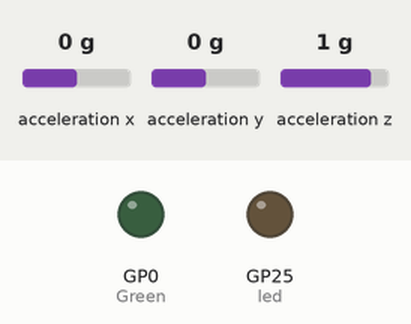
Simulated run of this program. Board: Raspberry Pi Pico running CircuitPython. Parts: output pins drawn as LEDs (lit = HIGH). Inputs (shaded band) come from the test bench; at power-on: acceleration x 0 g, acceleration y 0 g, acceleration z 1 g. Files the program writes start out absent.

Above: at 1.3 s.
1.4 s: acceleration x set to -0.8 g
3.1 s: acceleration x set to -1.1 g
At 4.9 s:
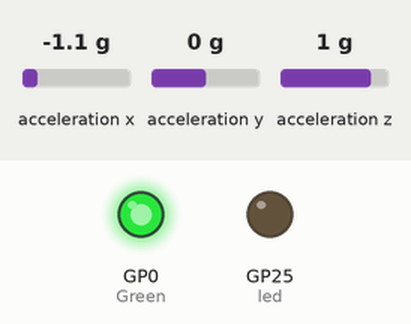
5.2 s: acceleration x set to 0 g
At 6.7 s:
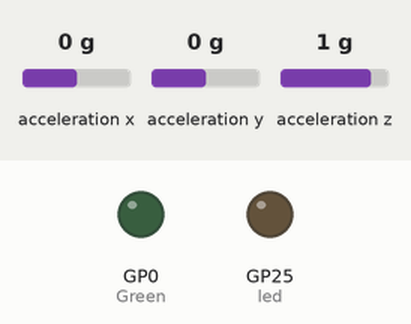
7.0 s: acceleration x set to -1.4 g
At 8.2 s:
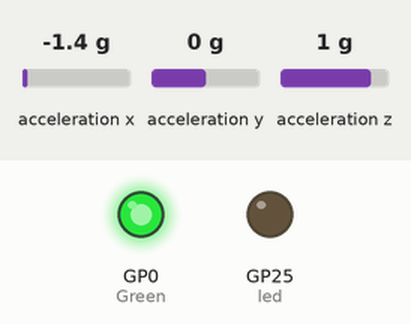
Timing chart, 0 to 9.8 s (numbered marks = the images above; inputs shaded):
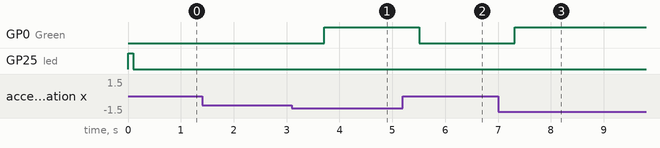

Measured:
- the behaviour switches between -0.9 and -1 g on acceleration x (found by bisection; images 0 and 1)
- after the input at 1.4 s, every drawn part: stays the same
- after the input at 3.1 s, GP0 (Green): LOW → HIGH after 0.61 s
- after the input at 5.2 s, GP0 (Green): HIGH → LOW after 0.31 s
- after the input at 7.0 s, GP0 (Green): LOW → HIGH after 0.32 s

The program:

Data_Part1.py
```python
#type: ignore
#imports
import time
import board
import digitalio
import pwmio
from digitalio import DigitalInOut,Direction,Pull
import adafruit_mpu6050
import busio

Green = digitalio.DigitalInOut(board.GP0) #initialize green led
Green.direction = digitalio.Direction.OUTPUT

sda_pin = board.GP14 #wiring up accelerometer
scl_pin = board.GP15
i2c = busio.I2C(scl_pin, sda_pin)
mpu = adafruit_mpu6050.MPU6050(i2c) #initializing MPU

led = digitalio.DigitalInOut(board.LED)
led.direction = digitalio.Direction.OUTPUT
tilt = 0

with open("/data.csv", "a") as datalog:
    #printing acceleration values
    led.value = True
    time.sleep(0.1)
    led.value = False
    while True:
        datalog.write(f"{time.monotonic()},{mpu.acceleration[0]},{mpu.acceleration[2]},{mpu.acceleration[2]},{tilt}\n")
        datalog.flush()
        time.sleep(.9)
        if mpu.acceleration[0] >= 9 or mpu.acceleration[1] >= 9: #if gravity affects tilt
            Green.value = True #led on
            tilt = 1
        elif mpu.acceleration[0] <= -9 or mpu.acceleration[1] <= -9: #if gravity tilt other way
            Green.value = True
            tilt = 0
        else: Green.value = False #else led false
```
